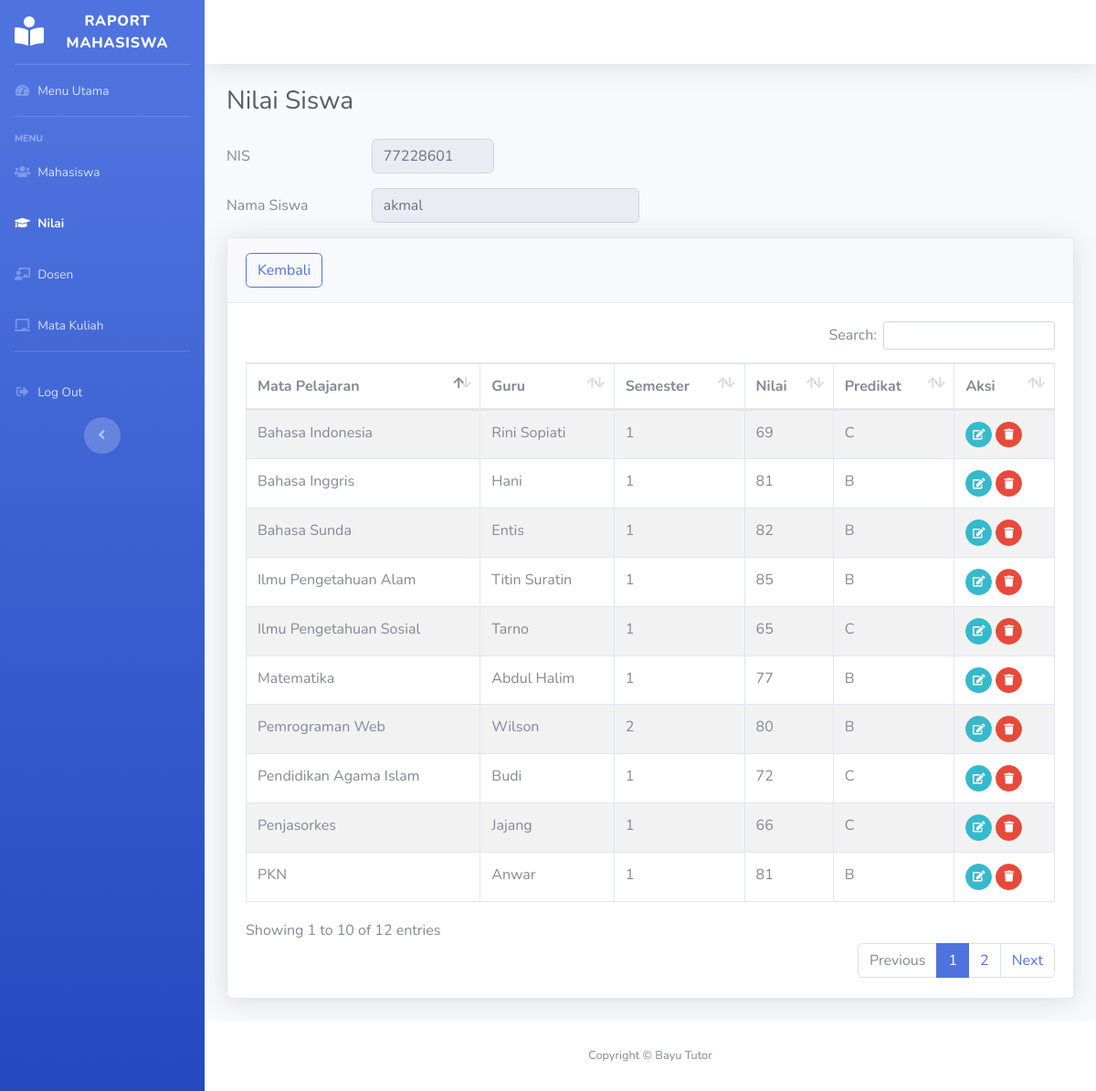
Page /nilai/tampil-nilai.php?nis=77228601 on the committed database.
### tables this page shows
CREATE TABLE `siswa` (
  `nis` varchar(8) NOT NULL,
  `nama` varchar(30) NOT NULL,
  `alamat` varchar(30) DEFAULT NULL,
  `tingkat` enum('1','2','3') NOT NULL,
  `tanggal_lahir` date DEFAULT NULL,
  `jenis_kelamin` enum('L','P') DEFAULT NULL,
  `agama` enum('ISLAM','PROTESTAN','KATHOLIK','HINDU','BUDHA','KONGHUCU','LAINNYA') DEFAULT NULL,
  `orang_tua` varchar(30) DEFAULT NULL,
  `asal_sekolah` varchar(50) NOT NULL
);

CREATE TABLE `nilai` (
  `nis` varchar(8) NOT NULL,
  `kd_mp` int(11) NOT NULL,
  `semester` enum('1','2') DEFAULT NULL,
  `nilai` int(3) DEFAULT NULL,
  `predikat` char(1) DEFAULT NULL
);

CREATE TABLE `mata_pelajaran` (
  `kd_mp` int(11) NOT NULL,
  `nama_mp` varchar(30) DEFAULT NULL
);

CREATE TABLE `guru` (
  `nip` varchar(18) NOT NULL,
  `kd_mp` int(11) DEFAULT NULL,
  `nama_guru` varchar(30) DEFAULT NULL,
  `alamat` varchar(30) DEFAULT NULL,
  `jenis_kelamin` enum('L','P') DEFAULT NULL,
  `agama` enum('ISLAM','PROTESTAN','KATHOLIK','HINDU','BUDHA','KONGHUCU','LAINNYA') DEFAULT NULL
);

### functions.php (called while the page is built, shortened)
<?php
function ambilsatubaris($conn, $query)
{
    $db = mysqli_query($conn, $query);
    return mysqli_fetch_assoc($db);
}
	?>

### nilai/tampil-nilai.php (the view, shortened to what this page needs)
<?php
include_once("../functions.php");
$title = 'nilai';
if (isset($_GET['nis'])) {
    $nis = $_GET['nis'];
$query = "SELECT siswa.nis, siswa.nama FROM siswa WHERE nis='$nis'";
$tampil = ambilsatubaris($con, $query);
}
?>
<!DOCTYPE html>
<html><head><title>Nilai Siswa</title>
<link href="../assets/vendor/fontawesome-free/css/all.min.css" rel="stylesheet" type="text/css">
<link href="../assets/css/sb-admin-2.min.css" rel="stylesheet">
  <link href="../assets/vendor/datatables/dataTables.bootstrap4.min.css" rel="stylesheet">
<link rel="stylesheet" href="https://cdn.datatables.net/buttons/2.2.3/css/buttons.dataTables.min.css">
</head>
<body id="page-top">
     <div id="wrapper">
       <?php include_once("../layout/sidebar.php") ?>
        <div id="content-wrapper" class="d-flex flex-column">
            <div id="content">
            <?php include_once("../layout/topbar.php") ?>
                <div class="container-fluid">
                    <h1 class="h3 mb-4 text-gray-800">Nilai Siswa</h1>
                    <div class="row mb-3 ">
                    <label class="col-sm-2 col-form-label">NIS</label>
                    <div class="col-sm-2">
                    <input type="text" class="form-control" value="<?= $tampil['nis']  ?>" readonly>
                    </div>
                    </div>
                    <div class="row mb-3">
                    <label class="col-sm-2 col-form-label">Nama Siswa</label>
                    <div class="col-sm-4">
                    <input type="text" class="form-control" value="<?= $tampil['nama'] ?>" readonly>
                    </div>
                    </div>
                    <div class="card shadow mb-4">
                        <div class="card-header py-3">
                            <a href="javascript:void(0)" onclick="window.history.back();" ><button type="button" class="btn btn-outline-primary rounded">Kembali</button></a>
                        </div>
                        <div class="card-body">
<?php
$db=dbConnect();
if($db->connect_errno==0){
	$sql="SELECT siswa.nis, nilai.kd_mp, nama_mp, nama_guru, semester,nilai, predikat FROM nilai, mata_pelajaran, siswa, guru
                            WHERE nilai.kd_mp = mata_pelajaran.kd_mp
                            AND mata_pelajaran.kd_mp = guru.kd_mp
                            AND siswa.nis = $nis AND  nilai.nis = $nis";
	$res=$db->query($sql);
	if($res){
		?>
        <div class="table-responsive">
             <table class="table table-bordered table-striped" id="dataTable" width="100%" cellspacing="0">
        <thead>
		<tr><th>Mata Pelajaran</th>
            <th>Guru</th>
            <th>Semester</th>
            <th>Nilai</th>
            <th>Predikat</th>
            <th>Aksi</th>
			</tr></thead>
		<tbody>
		 <?php
            $data = $res->fetch_all(MYSQLI_ASSOC);
            foreach($data as $row){
            ?>
            <tr>
                <td><?= $row['nama_mp']; ?></td>
                <td><?= $row['nama_guru'] ?></td>
                <td><?= $row['semester']?></td>
                <td><?= $row['nilai']; ?></td>
                <td><?= $row['predikat']; ?></td>
                <td>
                    <a href="nilai-edit.php?nis=<?= $row['nis'];?>&kd_mp=<?=$row['kd_mp'];?>" class="btn btn-info btn-circle btn-sm">
                    <i class="fas fa-edit"></i>
                    </a>
                    <a href="nilai-hapus.php?nis=<?= $row['nis'];?>&kd_mp=<?=$row['kd_mp'];?>" class="btn btn-danger btn-circle btn-sm hapus">
                    <i class="fas fa-trash"></i>
                    </a>
                </td>
            </tr>
                <?php
        }
        ?>
		</tbody>
		</table>
		<?php
	}else
		echo "Gagal Eksekusi SQL".(DEVELOPMENT?" : ".$db->error:"")."<br>";
}
else
	echo "Gagal koneksi".(DEVELOPMENT?" : ".$db->connect_error:"")."<br>";
?>
      </div>
                        </div>
                </div>
            </div>
            <?php include_once("../layout/footer.php") ?>
        </div>
        </div>
</body>
</html>

### layout/sidebar.php
<ul class="navbar-nav bg-gradient-primary sidebar sidebar-dark accordion" id="accordionSidebar">
    <a class="sidebar-brand d-flex align-items-center justify-content-center" href="index.html">
        <div class="sidebar-brand-icon ">
            <i class="fas fa-book-reader"></i>
        </div>
        <div class="sidebar-brand-text mx-3">Raport Mahasiswa</div>
    </a>
    <hr class="sidebar-divider my-0">
    <li class="nav-item <?php if($title == 'dashboard') echo "active" ?>">
        <a class="nav-link" href="../index2.php">
            <i class="fas fa-fw fa-tachometer-alt"></i>
            <span>Menu Utama</span></a>
    </li>
    <hr class="sidebar-divider">
    <div class="sidebar-heading">
        Menu
    </div>
    <li class="nav-item <?php if($title == 'siswa') echo 'active' ?>">
        <a class="nav-link" href="../siswa/siswa.php">
            <i class="fas fa-fw fa-users"></i>
            <span>Mahasiswa</span>
        </a>
    </li>
    <li class="nav-item <?php if($title == 'nilai') echo 'active' ?>">
        <a class="nav-link" href="../nilai/nilai.php">
            <i class="fas fa-fw fa-graduation-cap"></i>
            <span>Nilai</span>
        </a>
    </li>
    <li class="nav-item <?php if($title == 'guru') echo 'active' ?>">
        <a class="nav-link" href="../guru/guru.php">
            <i class="fas fa-fw fa-chalkboard-teacher"></i>
            <span>Dosen</span>
        </a>
    </li>
    <li class="nav-item <?php if($title == 'mata-pelajaran') echo 'active' ?>">
        <a class="nav-link" href="../mata-pelajaran/mata-pelajaran.php">
            <i class="fas fa-fw fa-chalkboard"></i>
            <span>Mata Kuliah</span>
        </a>
    </li>
    <hr class="sidebar-divider d-none d-md-block">
    <li class="nav-item">
        <a class="nav-link" href="../index.php">
            <i class="fas fa-fw fa-sign-out-alt"></i>
            <span>Log Out</span></a>
    </li>
    <div class="text-center d-none d-md-inline">
        <button class="rounded-circle border-0" id="sidebarToggle"></button>
    </div>
</ul>

### layout/topbar.php (shortened to what this page needs)
<nav class="navbar navbar-expand navbar-light bg-white topbar mb-4 static-top shadow">
</nav>

### layout/footer.php
<footer class="sticky-footer bg-white">
                <div class="container my-auto">
                    <div class="copyright text-center my-auto">
                        <span>Copyright &copy; Bayu Tutor </span>
                    </div>
                </div>
</footer>

### rows in the picture
siswa: nis "77228601", nama "akmal"
nilai: kd_mp.nama_mp "Pendidikan Agama Islam", guru.nama_guru "Budi", semester "1", nilai "72", predikat "C"
nilai: kd_mp.nama_mp "Bahasa Indonesia", guru.nama_guru "Rini Sopiati", semester "1", nilai "69", predikat "C"
nilai: kd_mp.nama_mp "Ilmu Pengetahuan Alam", guru.nama_guru "Titin Suratin", semester "1", nilai "85", predikat "B"
nilai: kd_mp.nama_mp "Penjasorkes", guru.nama_guru "Jajang", semester "1", nilai "66", predikat "C"
nilai: kd_mp.nama_mp "Matematika", guru.nama_guru "Abdul Halim", semester "1", nilai "77", predikat "B"
nilai: kd_mp.nama_mp "PKN", guru.nama_guru "Anwar", semester "1", nilai "81", predikat "B"
nilai: kd_mp.nama_mp "Bahasa Inggris", guru.nama_guru "Hani", semester "1", nilai "81", predikat "B"
nilai: kd_mp.nama_mp "Bahasa Sunda", guru.nama_guru "Entis", semester "1", nilai "82", predikat "B"
nilai: kd_mp.nama_mp "Ilmu Pengetahuan Sosial", guru.nama_guru "Tarno", semester "1", nilai "65", predikat "C"
nilai: kd_mp.nama_mp "Pemrograman Web", guru.nama_guru "Wilson", semester "2", nilai "80", predikat "B"
